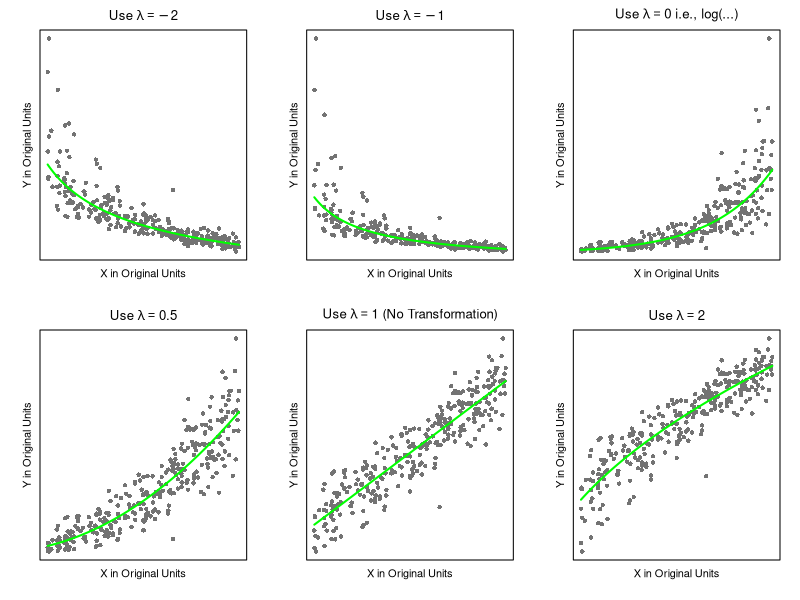

Recreate this plot in R. (Note: this script raises an error after producing the figure.)
## ---- chunk 1
set.seed(15)
N <- 300
X <- runif(N, 5, 50)
Y <- 25 + 3.5*X + rnorm(N, 0, 20)

Ya <- 1/sqrt(Y)   #1/Y^2   Lam = -2
Yb <- 1/Y         #1/Y     Lam = -1
Yc <- exp(.02*Y)  #log(Y)  Lam =  0
Yd <- Y^2         #sqrt(Y) Lam =  0.5
Ye <- Y           #Y       Lam =  1
Yf <- sqrt(Y)     #Y^2     Lam =  2


par(mfrow=c(2,3), mai=c(.4,.4,.3,.2), mgp=c(0.5,0.5,0))

plot(Ya ~ X, main=expression(paste("Use ", lambda == -2)), ylab="Y in Original Units", pch=16, col="gray45", cex=0.9, yaxt='n', xaxt='n', xlab="X in Original Units")
b <- coef(lm(Ya^-2 ~ X))
curve(1/sqrt(b[1] + b[2]*x), add=TRUE, col="green", lwd=2)


plot(Yb ~ X, main=expression(paste("Use ", lambda == -1)), ylab="Y in Original Units", pch=16, col="gray45", cex=0.9, yaxt='n', xaxt='n', xlab="X in Original Units")
b <- coef(lm(Yb^-1 ~ X))
curve(1/(b[1] + b[2]*x), add=TRUE, col="green", lwd=2)

plot(Yc ~ X, main=expression(paste("Use ", lambda == 0, " i.e., log(...)")), ylab="Y in Original Units", pch=16, col="gray45", cex=0.9, yaxt='n', xaxt='n', xlab="X in Original Units")
b <- coef(lm(log(Yc) ~ X))
curve(exp(b[1] + b[2]*x), add=TRUE, col="green", lwd=2)


plot(Yd ~ X, main=expression(paste("Use ", lambda == 0.5)), ylab="Y in Original Units", pch=16, col="gray45", cex=0.9, yaxt='n', xaxt='n', xlab="X in Original Units")
b <- coef(lm(sqrt(Yd) ~ X))
curve((b[1] + b[2]*x)^2, add=TRUE, col="green", lwd=2)

plot(Ye ~ X, main=expression(paste("Use ", lambda == 1, " (No Transformation)")), ylab="Y in Original Units", pch=16, col="gray45", cex=0.9, yaxt='n', xaxt='n', xlab="X in Original Units")
b <- coef(lm(Ye ~ X))
curve((b[1] + b[2]*x), add=TRUE, col="green", lwd=2)

plot(Yf ~ X, main=expression(paste("Use ", lambda == 2)), 
ylab="Y in Original Units", pch=16, col="gray45", cex=0.9, yaxt='n', xaxt='n', xlab="X in Original Units")
b <- coef(lm(Yf^2 ~ X))
curve(sqrt(b[1] + b[2]*x), add=TRUE, col="green", lwd=2)

## ---- chunk 2

par(mfrow=c(2,3), mai=c(.4,.4,.3,.2), mgp=c(2,0.5,0))

boxCox(lm(Ya ~ X))
mtext(side=3, text=expression(paste("Use ", lambda == -2)), line=.5)

boxCox(lm(Yb ~ X))
mtext(side=3, text=expression(paste("Use ", lambda == -1)), line=.5)

boxCox(lm(Yc ~ X))
mtext(side=3, text=expression(paste("Use ", lambda == 0, " i.e., log(...)")), line=.5)

boxCox(lm(Yd ~ X))
mtext(side=3, text=expression(paste("Use ", lambda == 0.5)), line=.5)

boxCox(lm(Ye ~ X))
mtext(side=3, text=expression(paste("Use ", lambda == 1, " (No Transformation)")), line=.5)

boxCox(lm(Yf ~ X))
mtext(side=3, text=expression(paste("Use ", lambda == 2)), line=.5)

## ---- chunk 3
cars.lm <-lm(dist ~ speed,data=cars)
plot(dist ~ speed, data=cars, pch=20, col="firebrick", cex=1.2, las=1,
     xlab="Speed of the Vehicle (mph) \n the Moment the Brakes were Applied", ylab="Distance (ft) it took the Vehicle to Stop",
     main="Don't Step in front of a Moving 1920's Vehicle...")
mtext(side=3, text="...they take a few feet to stop.", cex=0.7, line=.5)
legend("topleft", legend="Stopping Distance Experiment", bty="n")

abline(cars.lm, col="gray")
## ---- chunk 4
cars.lm <-lm(dist ~ speed,data=cars)
boxCox(cars.lm)
## ---- chunk 5
plot(dist ~ speed, data=cars, pch=20, col="firebrick", cex=1.2, las=1,
     xlab="Speed of the Vehicle (mph) \n the Moment the Brakes were Applied", ylab="Distance (ft) it took the Vehicle to Stop",
     main="Don't Step in front of a Moving 1920's Vehicle...")
mtext(side=3, text="...they take a few feet to stop.", cex=0.7, line=.5)
legend("topleft", legend="Stopping Distance Experiment", bty="n")

curve( (1.277 + 0.3224*x)^2, add=TRUE, col="firebrick")
## ---- chunk 6
set.seed(15)
N <- 300
X <- runif(N, 5, 50)
Y <- 25 + 3.5*X + rnorm(N, 0, 20)

Xa <- 1/sqrt(X)   #1/X^2   Lam = -2
Xb <- 1/X         #1/X     Lam = -1
Xc <- exp(.02*X)  #log(X)  Lam =  0
Xd <- X^2         #sqrt(X) Lam =  0.5
Xe <- X           #X       Lam =  1
Xf <- sqrt(X)     #X^2     Lam =  2


par(mfrow=c(2,3), mai=c(.4,.4,.3,.2), mgp=c(0.5,0.5,0))

plot(Y ~ Xa, main=expression(paste("Use ", X*minute == X^-2)), ylab="Y in Original Units", pch=16, col="gray45", cex=0.9, yaxt='n', xaxt='n', xlab="X in Original Units")
b <- coef(lm(Y ~ I(Xa^-2)))
curve(b[1] + b[2]*x^-2, add=TRUE, col="green", lwd=2)


plot(Y ~ Xb, main=expression(paste("Use ", X*minute == X^-1)), ylab="Y in Original Units", pch=16, col="gray45", cex=0.9, yaxt='n', xaxt='n', xlab="X in Original Units")
b <- coef(lm(Y ~ I(Xb^-1)))
curve(b[1] + b[2]*x^-1, add=TRUE, col="green", lwd=2)

plot(Y ~ Xc, main=expression(paste("Use ", X*minute == log(X))), ylab="Y in Original Units", pch=16, col="gray45", cex=0.9, yaxt='n', xaxt='n', xlab="X in Original Units")
b <- coef(lm(Y ~ log(Xc)))
curve(b[1] + b[2]*log(x), add=TRUE, col="green", lwd=2)


plot(Y ~ Xd, main=expression(paste("Use ", X*minute == sqrt(X))), ylab="Y in Original Units", pch=16, col="gray45", cex=0.9, yaxt='n', xaxt='n', xlab="X in Original Units")
b <- coef(lm(Y ~ sqrt(Xd)))
curve(b[1] + b[2]*sqrt(x), add=TRUE, col="green", lwd=2)

plot(Y ~ Xe, main=expression(paste("Use ", X*minute == X, " (No Transformation)")), ylab="Y in Original Units", pch=16, col="gray45", cex=0.9, yaxt='n', xaxt='n', xlab="X in Original Units")
b <- coef(lm(Y ~ Xe))
curve((b[1] + b[2]*x), add=TRUE, col="green", lwd=2)

plot(Y ~ Xf, main=expression(paste("Use ", X*minute == X^2)), 
ylab="Y in Original Units", pch=16, col="gray45", cex=0.9, yaxt='n', xaxt='n', xlab="X in Original Units")
b <- coef(lm(Y ~ I(Xf^2)))
curve(b[1] + b[2]*x^2, add=TRUE, col="green", lwd=2)

